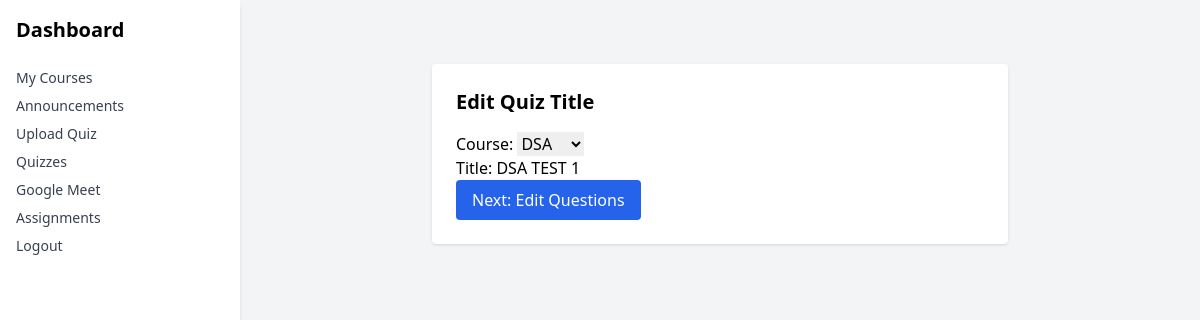
Before: /quiz/1/edit/ (signed in) with the older database file.
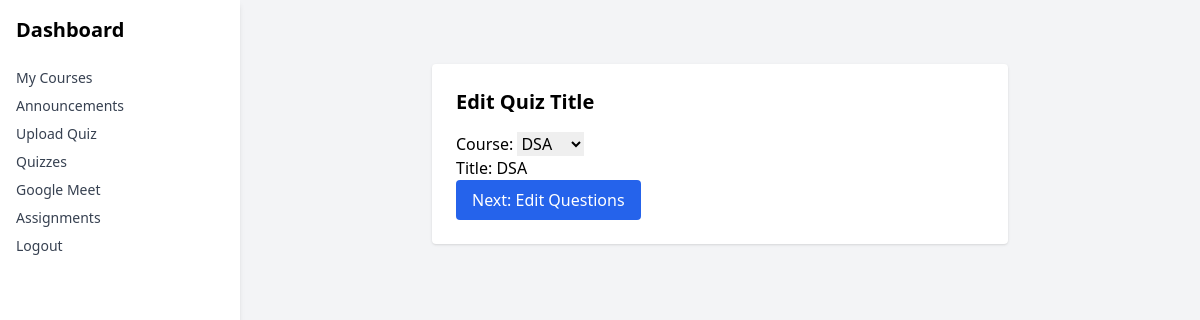
After: the same page with the newer database file.
### lms/models.py (models this page shows, shortened)
class Course(models.Model):
    teacher = models.ForeignKey(User, on_delete=models.CASCADE)
    title = models.CharField(max_length=200)
    thumbnail = models.ImageField(upload_to='course_thumbnails/')
    description = models.TextField()
    created_at = models.DateTimeField(auto_now_add=True)
    duration = models.CharField(max_length=100)
    learners = models.PositiveIntegerField(default=0)
    original_price = models.DecimalField(max_digits=6, decimal_places=2, null=True, blank=True)
    discount_price = models.DecimalField(max_digits=6, decimal_places=2, null=True, blank=True)
    status = models.CharField(max_length=20, choices=(('published', 'Published'), ('draft', 'Draft'), ('pending', 'Pending')), default='draft')
    def __str__(self):
        return self.title

class Quiz(models.Model):
    course = models.ForeignKey(Course, on_delete=models.CASCADE)
    title = models.CharField(max_length=200)
    created_at = models.DateTimeField(auto_now_add=True)

### lms/views.py (the view, shortened to what this page needs)
# urls.py: path('quiz/<int:quiz_id>/edit/', EditQuizTitleView.as_view(), name='edit_quiz_title'),
class EditQuizTitleView(LoginRequiredMixin, View):
    def get(self, request, quiz_id):
        quiz = get_object_or_404(Quiz, id=quiz_id)
        form = QuizForm(instance=quiz)
        return render(request, 'lms/edit_quiz_title.html', {'form': form, 'quiz': quiz})

### lms/forms.py
class QuizForm(forms.ModelForm):
    class Meta:
        model = Quiz
        fields = ['course', 'title']

### lms/templates/lms/edit_quiz_title.html (shortened to what this page needs)
{% extends 'lms/base.html' %}
{% block content %}
<div class="max-w-xl mx-auto mt-10 bg-white p-6 rounded shadow">
    <h2 class="text-xl font-bold mb-4">Edit Quiz Title</h2>
    <form method="post">
        {{ form.as_p }}
        <button type="submit" class="bg-blue-600 text-white px-4 py-2 rounded">Next: Edit Questions</button>
    </form>
</div>
{% endblock %}

Changed rows visible on the page:
changed through a linked row, Course: title "DSA TEST 1" → "DSA"
